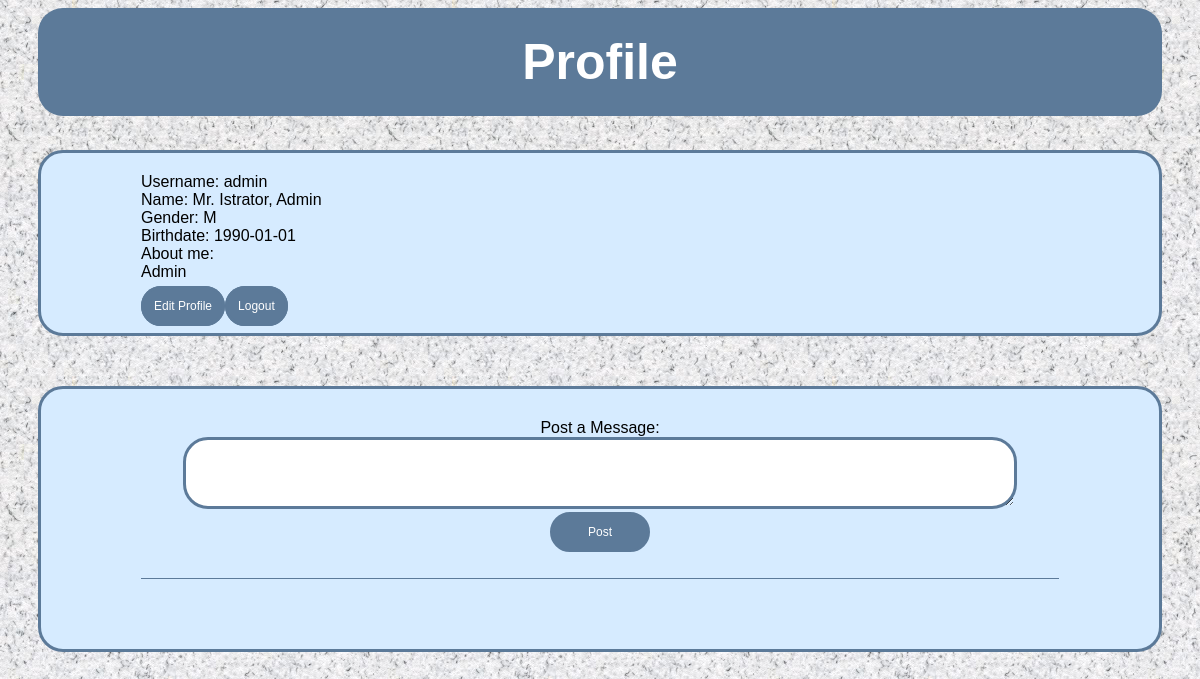
Page /profile.php (signed in) on the earlier database version.
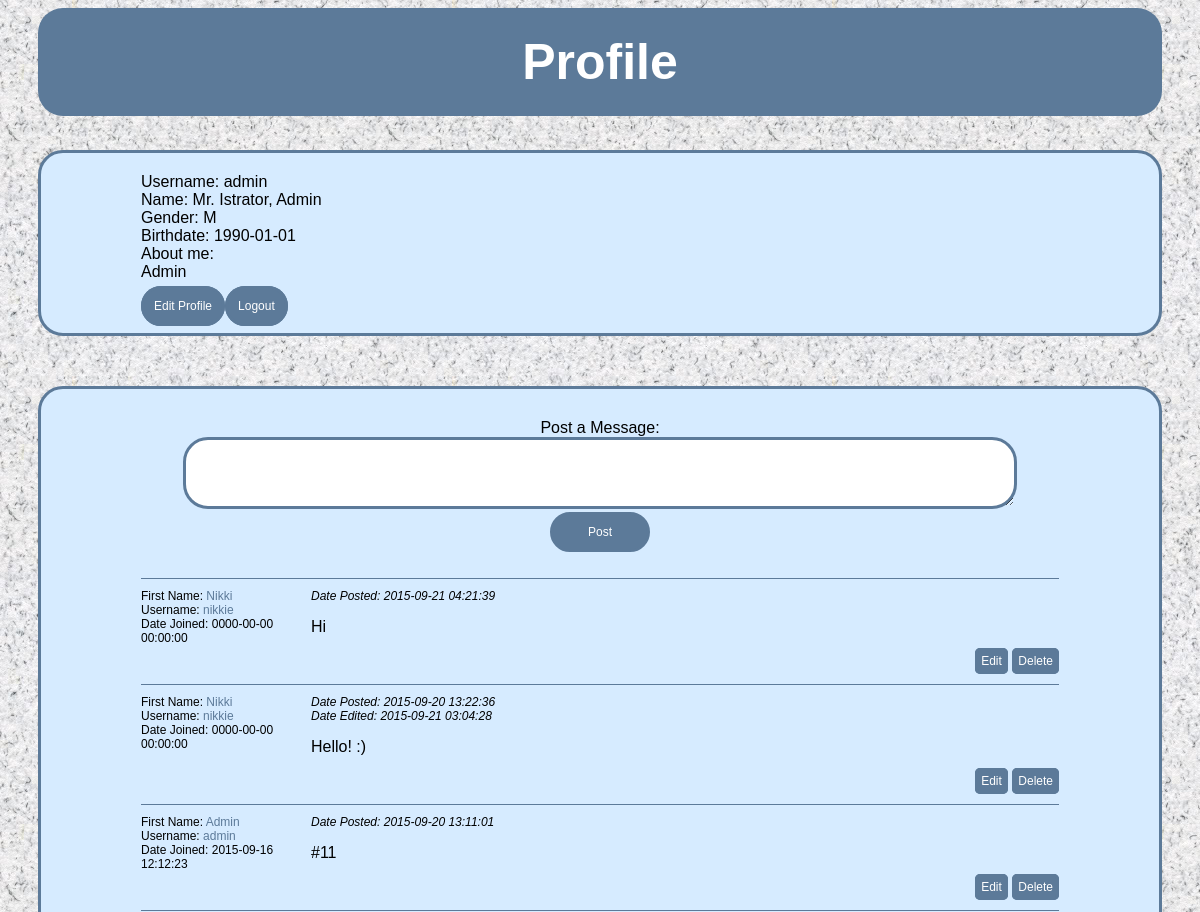
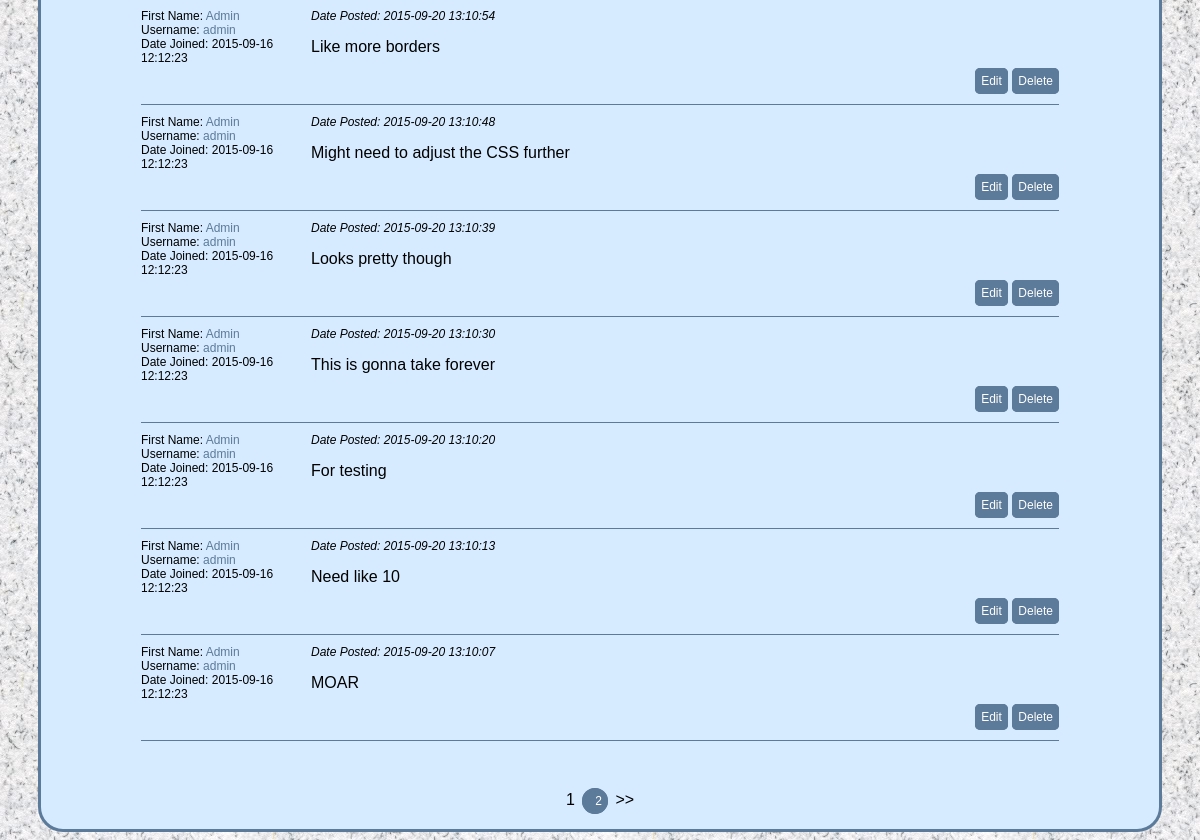
Same page on the later database version (2 pictures, top to bottom).
### tables this page shows
CREATE TABLE IF NOT EXISTS `user` (
  `id` int(11) NOT NULL,
  `username` varchar(50) NOT NULL,
  `password` varchar(128) NOT NULL,
  `salutation` tinyint(10) NOT NULL DEFAULT '1',
  `first_name` varchar(50) NOT NULL,
  `last_name` varchar(50) NOT NULL,
  `gender` tinyint(1) NOT NULL DEFAULT '1',
  `birthdate` date NOT NULL,
  `about` varchar(255) NOT NULL,
  `date_joined` datetime NOT NULL DEFAULT CURRENT_TIMESTAMP,
  `is_superuser` tinyint(1) NOT NULL
);

CREATE TABLE IF NOT EXISTS `salutation` (
  `id` int(11) NOT NULL,
  `salutation` varchar(8) NOT NULL
);

CREATE TABLE IF NOT EXISTS `gender` (
  `id` tinyint(1) NOT NULL,
  `gender` char(1) NOT NULL
);

CREATE TABLE IF NOT EXISTS `message` (
  `id` int(11) NOT NULL,
  `user` int(11) NOT NULL,
  `message` text NOT NULL,
  `created_on` timestamp NOT NULL DEFAULT CURRENT_TIMESTAMP,
  `edited_on` timestamp NULL DEFAULT NULL ON UPDATE CURRENT_TIMESTAMP
);

### profile.php (the view, shortened to what this page needs)
<html>
	<head>
		<link rel="stylesheet" type="text/css" href="style.css">
	</head>
	<body>
		<h1>Profile</h1>
		<div class="content">
		<?php
			if(isset($_SESSION["user"]))
			{
				if(isset($_GET["u"]))
					$u = $_GET["u"];
				else
					$u = $_SESSION["user"];
				$con = mysqli_connect("localhost", $db_username, $db_password, $db_name);
				if( mysqli_connect_errno() )
				{
					echo "<br>Database connection failed: " . mysqli_connect_error() . "<br>";
				}
				else
				{
					$q = "SELECT username, s.salutation AS salutation, last_name, first_name, g.gender AS gender, birthdate, about
						FROM user, salutation AS s, gender AS g
						WHERE user.id=" . $u . " AND s.id = user.salutation AND g.id = user.gender;";
					$result = mysqli_query($con, $q);
					if (mysqli_num_rows($result) > 0)
					{
						while($row = mysqli_fetch_assoc($result))
						{
							echo "Username: " . $row["username"];
							echo "<br>Name: " . $row["salutation"] . " " . $row["last_name"] . ", " . $row["first_name"];
							echo "<br>Gender: " . $row["gender"];
							echo "<br>Birthdate: " . $row["birthdate"];
							echo "<br>About me:<br>";
							echo $row["about"];
						}
						$q = "SELECT is_superuser FROM user WHERE id=" . $_SESSION["user"];
						$result2 = mysqli_query($con, $q);
						if( mysqli_num_rows($result2) > 0 )
						{
							while($row = mysqli_fetch_assoc($result2))
							{
								$superuser = $row["is_superuser"];
							}
						}
						echo "<br><br>";
						if( $u == $_SESSION["user"] )
							echo "<a class=\"button medium\" href=\"editProfilePage.php\">Edit Profile</a>";
						else
							echo "<a class=\"button medium\" href=\"?u=" . $_SESSION["user"] . "\">Back to Your Profile</a> ";
						echo "<a class=\"button medium\" href=\"logout.php\">Logout</a>";
		?>
	</div>
		<div id="message_boards" class="content">
			<div id="post_msg">
				<form action="post.php" method="POST" id="form_post_msg">
					Post a Message:<br>
					<textarea rows="4" cols="100" name="message"></textarea>
					<br>
					<input id="submit" class="button medium" type="Submit" value="Post">
				</form>
			</div>
			<div id="messages">
		<?php
						if(isset($_GET["page"]))
						{
							$page = $_GET["page"];
						}
						else
						{
							$page = 1;
						}
						$q = "SELECT COUNT(id)
							FROM message";
						$result = mysqli_query($con, $q);
						$row = mysqli_fetch_row($result);
						$num_messages = $row[0];
						$num_pages = ceil( $num_messages / 10 );
						$q = "SELECT message.id AS mid, user.id AS uid, user, message, created_on, edited_on, first_name, username, date_joined
							FROM message, user
							WHERE message.user = user.id
							ORDER BY created_on DESC
							LIMIT " . ($page - 1) * 10 . " , 10";
						$result = mysqli_query($con, $q);
						while($row = mysqli_fetch_assoc($result))
						{
							echo "<div class=\"message_row\">";
							echo "<div class=\"message_poster\">";
							echo "First Name: <a href=\"?u=" . $row["uid"] . "\">" . $row["first_name"] . "</a><br>";
							echo "Username: <a href=\"?u=" . $row["uid"] . "\">" . $row["username"] . "</a><br>";
							echo "Date Joined: " . $row["date_joined"] . "<br>";
							echo "</div><div class=\"message_content\">";
							echo "<span class=\"message_dateposted\">Date Posted: " . $row["created_on"] . "</span>";
							if ( $row["edited_on"] != NULL )
								echo "<span class=\"message_datedited\">Date Edited: " . $row["edited_on"] . "</span>";
							echo "<span class=\"message\">" . $row["message"] . "</span>";
							if ( $row["user"] == $_SESSION["user"] || $superuser )
							{
								echo "<div class=\"edit_delete\">";
								echo "<a class=\"button small\" href=\"updateMessage.php?message=" . $row["mid"] . "\">Edit</a> ";
								echo "<a class=\"button small\" href=\"deleteMessage.php?message=" . $row["mid"] . "\">Delete</a>";
								echo "</div>";
							}
							echo "</div></div>";
						}
						echo "<div id=\"pagination\">";
						for($i=1; $i <= $num_pages; $i++)
						{
							if ( $i == $page )
							{
								echo $i . " ";
							}
							else
							{
								echo "<a class=\"button round\" href=\"?u=" . $u . "&page=" . $i . "\">" . $i . "</a> ";
							}
						}
						if ( $page < $num_pages && $page != 0 )
						{
							echo " >>";
						}
						echo "</div>";
					}
					else
					{
						echo "An error has occured, please <a href=\"login.html\">log in</a> again.";
					}
				}
			}
			else
			{
				echo "Please <a href=\"login.html\">log in</a> again!";
			}
		?>
			</div>
		</div>
	</body>
</html>

### style.css (style rules this page uses)
body { background-image: url("paper.jpg"); font-family: Arial; }
h1 { background-color:#5C7A99; font-family: Arial; font-size: 50px; text-align: center; color: white; border-radius: 25px; margin-right: 30px; margin-left: 30px; padding-top: 25px; padding-right: 50px; padding-bottom: 25px; padding-left: 50px; }
.content { background-color: #D6EBFF; border:3px solid #5C7A99 ; border-radius: 25px; font-size: 16px; margin-right: 30px; margin-left: 30px; padding-top: 20px; padding-right: 100px; padding-bottom: 20px; padding-left: 100px; }
input, select, textarea, .button { border: 3px solid #5C7A99; border-radius: 25px; padding: 3px; padding-left: 10px; }
.button { background-color: #5C7A99; color: white; font-size: 12px; text-decoration: none; cursor: pointer; margin-top: 3px; }
.small { width: 20px; padding: 3px !important; border-radius: 5px !important; }
.medium { width: 100px; padding: 10px !important; }
.round { border-radius: 20px; width: 10px; margin: 3px; }
#submit { width: 100px; }
#post_msg { border-bottom: 1px solid #5C7A99; margin-bottom: 10px; padding-bottom: 10px; text-align: center; }
#message_boards { margin-top: 50px; padding-top: 30px !important; }
.message_poster { float: left; width: 150px; font-size: 12px; margin-right: 20px; }
.message_content { border-bottom: 1px solid #5C7A99; margin-bottom: 10px; padding-bottom: 15px; }
.message_dateposted { font-size: 12px; font-style: italic; display: block; }
.message_datedited { font-size: 12px; font-style: italic; display: block; }
.message { display: block; margin: 15px; }
.edit_delete { text-align: right; }
#pagination { text-align: center; margin-top: 50px; }
a { color: #5C7A99; text-decoration: none; }

Differences in the rows shown:
added message: user.first_name "Nikki", user.username "nikkie", user.date_joined "0000-00-00 00:00:00", created_on "2015-09-21 04:21:39", message "Hi"
added message: user.first_name "Nikki", user.username "nikkie", user.date_joined "0000-00-00 00:00:00", created_on "2015-09-20 13:22:36", edited_on "2015-09-21 03:04:28", message "Hello! :)"
added message: user.first_name "Admin", user.username "admin", user.date_joined "2015-09-16 12:12:23", created_on "2015-09-20 13:11:01", message "#11"
added message: user.first_name "Admin", user.username "admin", user.date_joined "2015-09-16 12:12:23", created_on "2015-09-20 13:10:54", message "Like more borders"
added message: user.first_name "Admin", user.username "admin", user.date_joined "2015-09-16 12:12:23", created_on "2015-09-20 13:10:48", message "Might need to adjust the CSS further"
added message: user.first_name "Admin", user.username "admin", user.date_joined "2015-09-16 12:12:23", created_on "2015-09-20 13:10:39", message "Looks pretty though"
added message: user.first_name "Admin", user.username "admin", user.date_joined "2015-09-16 12:12:23", created_on "2015-09-20 13:10:30", message "This is gonna take forever"
added message: user.first_name "Admin", user.username "admin", user.date_joined "2015-09-16 12:12:23", created_on "2015-09-20 13:10:20", message "For testing"
added message: user.first_name "Admin", user.username "admin", user.date_joined "2015-09-16 12:12:23", created_on "2015-09-20 13:10:13", message "Need like 10"
added message: user.first_name "Admin", user.username "admin", user.date_joined "2015-09-16 12:12:23", created_on "2015-09-20 13:10:07", message "MOAR"
Other differences:
new list line: "1"
new list line: "2"
